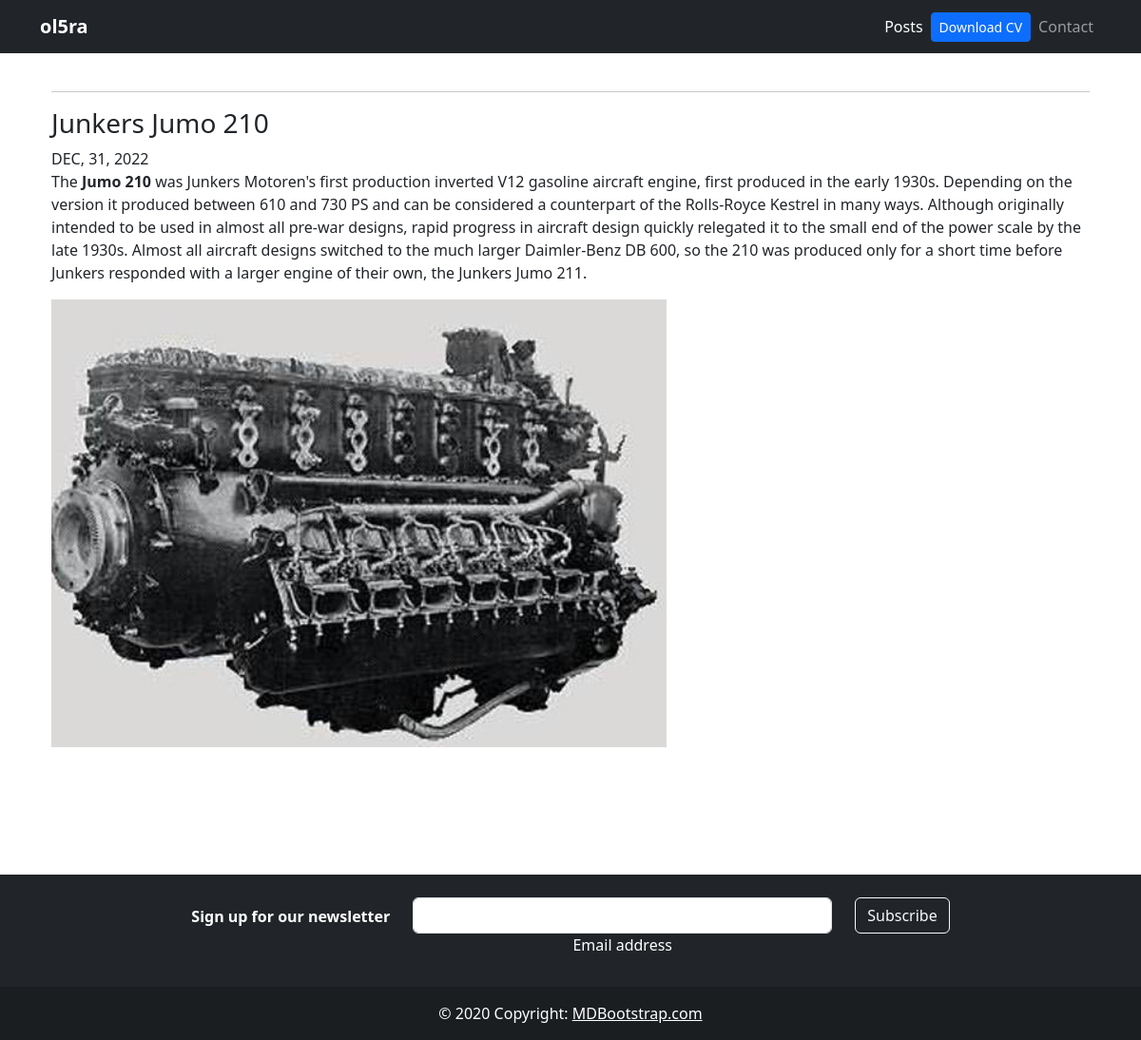
The app's page /blogs/post/2/ with its own data.
### App_Blog/models.py (models this page shows, shortened)
class MO_blogs(models.Model):
    name = models.CharField(max_length=100)
    description = models.TextField()
    image = models.ImageField(upload_to='App_Blog/images')
    date = models.DateField(default = datetime.date.today)

### App_Blog/views.py (the view)
# urls.py: path('post/<int:pk>/', vw.VW_post_detail, name='URL_post_detail'),
def VW_post_detail(request, pk):
    post = get_object_or_404(MO_blogs, pk=pk)
    return render(request, 'post_detail.html', {
        'post': post
    })

### App_Blog/templates/post_detail.html
{% extends 'layouts/base.html' %}
{% block content %}
<hr>
<h3>{{ post.name }}</h3>
<caption>
  {{ post.date | date:"M, d, Y" | upper }}
</caption>
<p>{{ post.description | safe }}</p>
<img class="img-fluid" src="{{ post.image.url }}" alt="">
<br>
{% endblock %}

### records on screen
MO_blogs: name "Junkers Jumo 210", date "DEC, 31, 2022", description "The Jumo 210 was Junkers Motoren's first production inverted V12 gasoline aircraft engine, first produced in the early 1930s. Depending on the version it produced between 610 and 730 PS and can be considered a counterpart of the Rolls-Royce Kestrel in many ways. Although originally intended to be used in almost all pre-war designs, rapid progress in aircraft design quickly relegated it to the small end of the power scale by the late 1930s. Almost all aircraft designs switched to the much larger Daimler-Benz DB 600, so the 210 was produced only for a short time before Junkers responded with a larger engine of their own, the Junkers Jumo 211.", image (picture)
